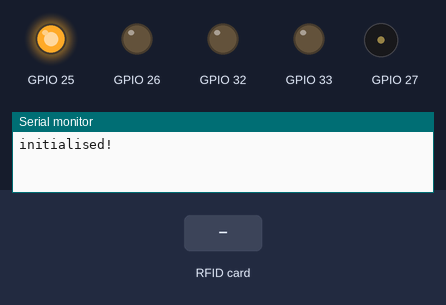
Recording of a sketch running on a simulated ESP32. Parts: output pins drawn as LEDs (lit = HIGH), buzzer (waves = sounding), the last lines printed to the serial monitor. The inputs (shaded band) are chosen by the test bench. WiFi joins after 1.5 s; servers stay silent unless stated; uploads are accepted with an empty reply.

Above: at 1.2 s.
1.3 s: RFID card 09 8A 4A 73 held to the reader
At 2.3 s:
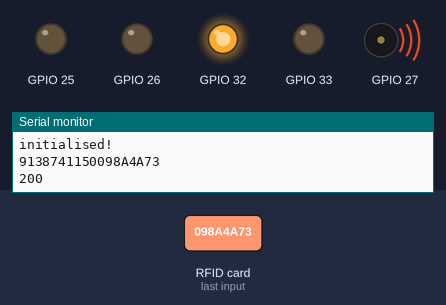
At 4.1 s:
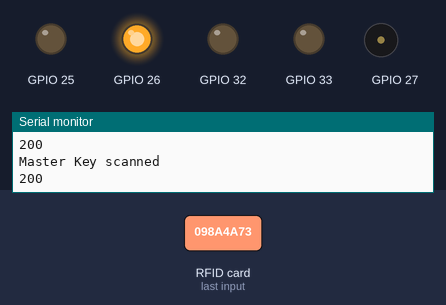
4.3 s: RFID card 96 A4 31 B8 held to the reader
At 4.8 s:
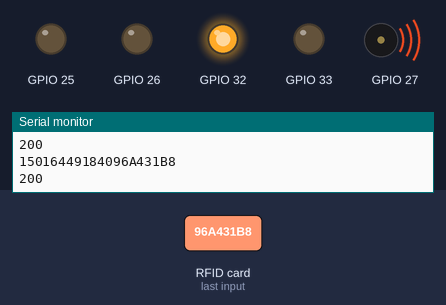
6.0 s: RFID card 5E 7A 19 C4 held to the reader
Timing chart, 0 to 9.2 s (numbered marks = the images above; inputs shaded):
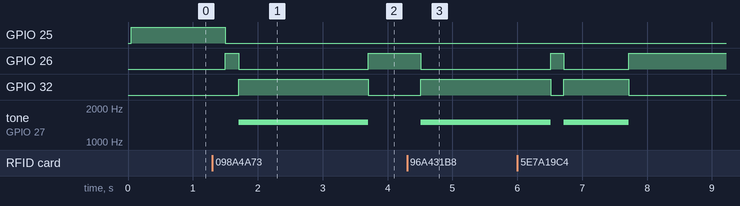

Measured:
- after the input at 1.3 s, GPIO 32: LOW → HIGH after 0.40 s, → LOW 2.0 s later; tone on GPIO 27: silent → 1500 Hz after 0.40 s, → silent 2.0 s later
- after the input at 4.3 s, GPIO 26: HIGH → LOW after 0.21 s; GPIO 32: LOW → HIGH after 0.21 s; tone on GPIO 27: silent → 1500 Hz after 0.21 s

The sketch:

sketch_feb12a.ino
```cpp
#include <HTTPClient.h>
#include <MFRC522.h>                //library responsible for communicating with the module RFID-RC522
#include <SPI.h>                    //library responsible for communicating of SPI bus
#include <WiFi.h>

#define SS_PIN          21
#define RST_PIN         22
#define SIZE_BUFFER     18

MFRC522::MIFARE_Key key;            //used in authentication
MFRC522::StatusCode status;         //authentication return status code
MFRC522 mfrc522(SS_PIN, RST_PIN);   // Defined pins to module RC522

int httpResponseCode;
const char* ssid        =           "WIFI_DOMOTICS";
const char* password    =           "pocpocpoc";

const char* MASTER_KEY1 =           "098A4A73"; // zap
const char* MASTER_KEY2 =           "96A431B8"; // jessy

void setup()
{
    pinMode(32, OUTPUT);
    pinMode(33, OUTPUT);
    pinMode(25, OUTPUT);
    pinMode(26, OUTPUT);
    ledcSetup(0,12000,8);
    ledcAttachPin(27,0);
    Serial.begin(9600);
    WiFi.begin(ssid, password);
    SPI.begin();
    mfrc522.PCD_Init();
    Serial.println("initialised!");
}

void array_to_string(byte array[], unsigned int len, char buffer[])
{
    for (unsigned int i = 0; i < len; i++)
    {
        byte nib1 = (array[i] >> 4) & 0x0F;
        byte nib2 = (array[i] >> 0) & 0x0F;
        buffer[i*2+0] = nib1  < 0xA ? '0' + nib1  : 'A' + nib1  - 0xA;
        buffer[i*2+1] = nib2  < 0xA ? '0' + nib2  : 'A' + nib2  - 0xA;
    }
    buffer[len*2] = '\0';
}

void loop()
{
    if (WiFi.status() != WL_CONNECTED) {
        digitalWrite(25, HIGH);
    } else {
        digitalWrite(26, HIGH);
        digitalWrite(25, LOW);
        if (!mfrc522.PICC_IsNewCardPresent())
            return;
        if (!mfrc522.PICC_ReadCardSerial())
            return;
        HTTPClient http;
        http.begin("http://192.168.15.154:9000/");
        for (int a = 0; a <= mfrc522.uid.size; a += 1)
            Serial.print(mfrc522.uid.uidByte[a]);
        httpResponseCode = http.POST((char *) mfrc522.uid.uidByte);
        char buffer[mfrc522.uid.size];
        array_to_string(mfrc522.uid.uidByte, mfrc522.uid.size, buffer);
        Serial.println(buffer);
        if (strcmp(buffer, MASTER_KEY1) == 0 || strcmp(buffer, MASTER_KEY2) == 0){
            getState(200);
            Serial.println("Master Key scanned");
        }
        if (httpResponseCode > 0){
            String response = http.getString();
            getState(httpResponseCode);
        } else {
            Serial.print("Error on sending POST: ");
            Serial.println(httpResponseCode);
        }
        for (int a = 0; a <= mfrc522.uid.size; a += 1)
            mfrc522.uid.uidByte[a] = 0;
        http.end();
    }
}

void getState(int code)
{
    Serial.println(code);
    if (code == 200) {
        digitalWrite(32, HIGH);
        digitalWrite(26, LOW);
        ledcWriteTone(0,1500);
    } else if (code == 404) {
        digitalWrite(33, HIGH);
        ledcWriteTone(0,500);
    }
    delay(1000);
    digitalWrite(26, LOW);
    ledcWriteTone(0,0);
    digitalWrite(32, LOW);
    digitalWrite(33, LOW);
}
```
